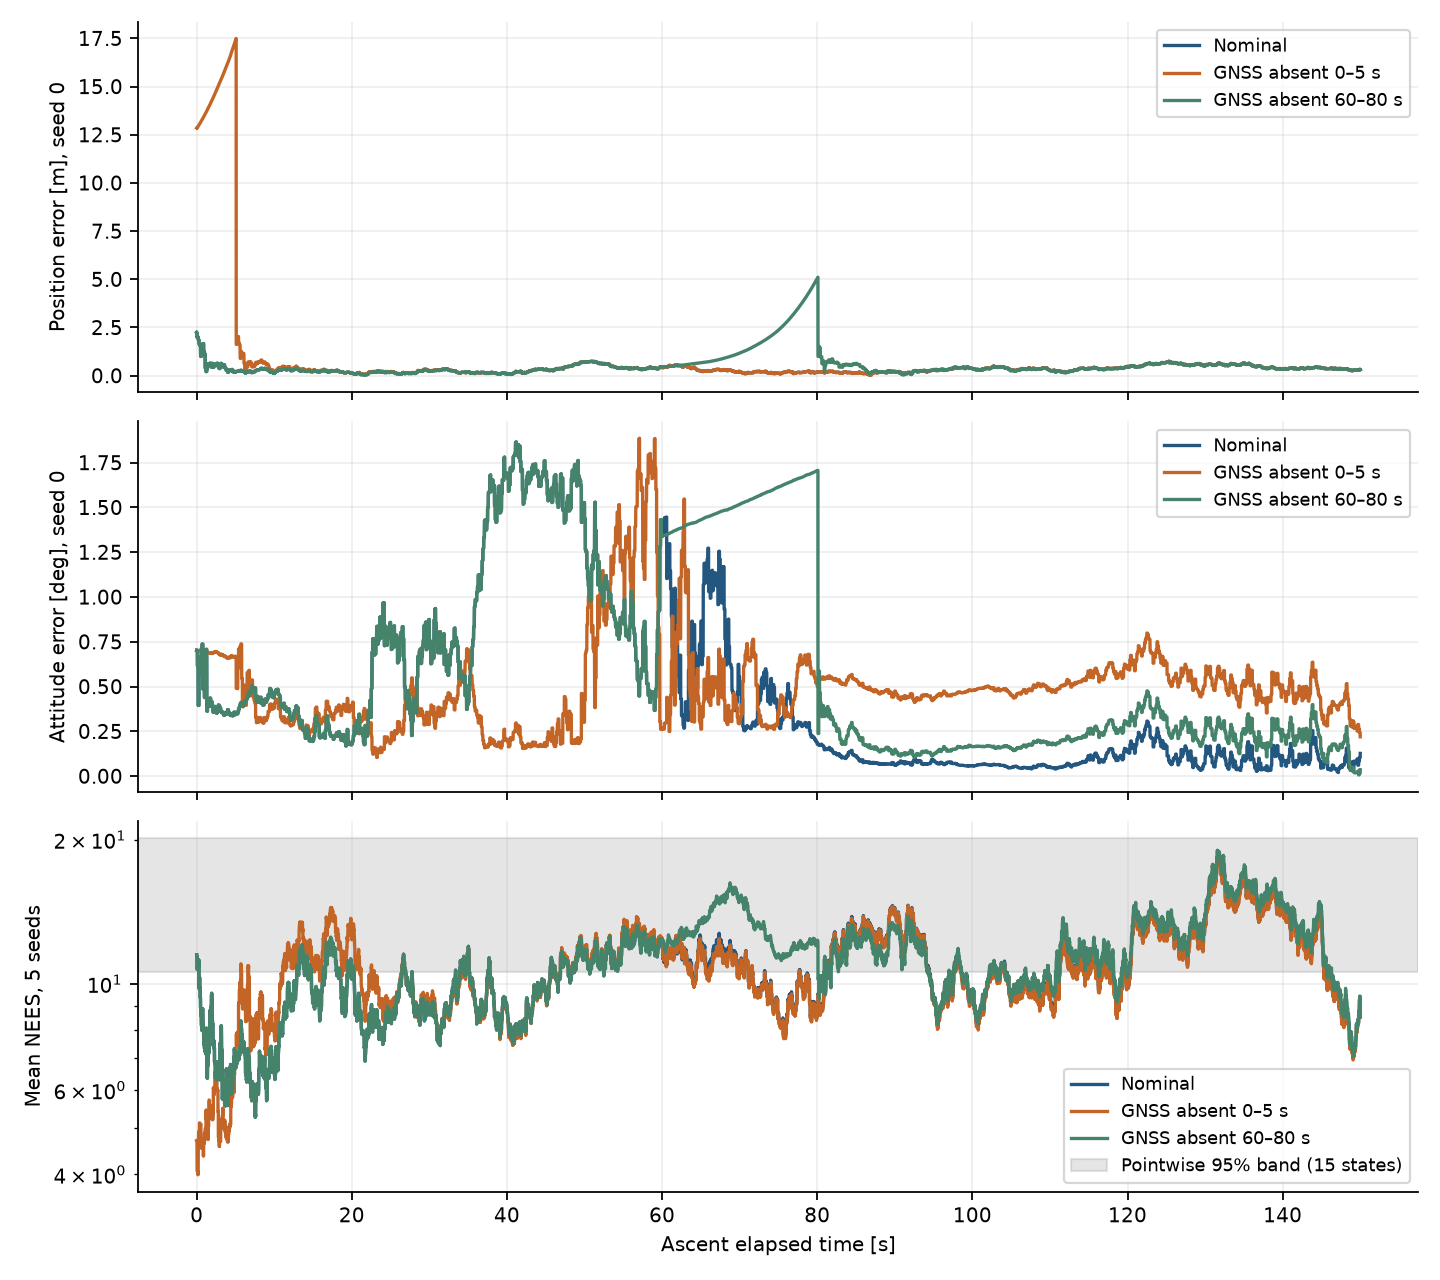

Generate this figure with Python:
"""Independent navigation stress campaign: closed-loop seeds and long native ascent replay."""

from __future__ import annotations

import copy
import json
from dataclasses import replace
from types import SimpleNamespace

import matplotlib.pyplot as plt
import numpy as np
from omegaconf import OmegaConf
from scipy.spatial.transform import Rotation
from scipy.stats import chi2

from gnc.build import build_nav
from gnc.navigation.synthetic_eskf import rot
from sim.run import run_configured
from sim.telemetry import navigation_errors, physics_arrays


def error_state(state, estimate, memory, sensor):
    attitude = Rotation.from_matrix(rot(state.q_bn) @ rot(estimate.q_bn).T).as_rotvec()
    return np.r_[
        state.r_ned - estimate.r_ned,
        state.v_ned - estimate.v_ned,
        attitude,
        sensor.bg - memory["bg"],
        sensor.ba - memory["ba"],
    ]


def run(config, statistics, output, assets):
    folder = output / "robustness"
    folder.mkdir(parents=True, exist_ok=True)
    closed = []
    for scenario, case in (
        ("project2_landing", "nominal"),
        ("flight_calibrated_landing", "nominal"),
        ("project2_landing", "startup_outage"),
    ):
        for seed in range(10):
            cfg = config(scenario, "synthetic_eskf")
            cfg.seed = seed
            if case == "startup_outage":
                cfg.gnc.navigation.gnss_outage_start = 0.0
                cfg.gnc.navigation.gnss_outage_end = 3.0
                cfg.gnc.navigation.prior_position_offset = [10.0, -8.0, 5.0]
                cfg.gnc.navigation.prior_velocity_offset = [0.5, -0.4, 0.3]
            (folder / f"{scenario}_{case}_{seed}.yaml").write_text(
                OmegaConf.to_yaml(cfg, resolve=True)
            )
            _, result = run_configured(cfg)
            row = dict(
                scenario=scenario,
                case=case,
                seed=seed,
                success=bool(result.success),
                landing_class=result.landing_class,
                speed_mps=result.landing_speed,
                miss_m=result.landing_position_error,
                tilt_deg=float(np.rad2deg(result.landing_tilt)),
                errors=statistics(navigation_errors(result.navigation)),
            )
            closed.append(row)
        print(f"Navigation seed campaign: {scenario}/{case} completed", flush=True)
    groups = []
    for scenario, case in dict.fromkeys((r["scenario"], r["case"]) for r in closed):
        rows = [r for r in closed if (r["scenario"], r["case"]) == (scenario, case)]
        groups.append(
            dict(
                scenario=scenario,
                case=case,
                n=len(rows),
                successes=sum(r["success"] for r in rows),
                speed_max_mps=max(r["speed_mps"] for r in rows),
                miss_max_m=max(r["miss_m"] for r in rows),
                position_rmse_mean_m=float(np.mean([r["errors"]["r_ned"]["rmse"] for r in rows])),
            )
        )

    # Same native 6-DOF ascent as the physics campaign, sampled at the IMU period.
    cfg = config("project2_ascent", "synthetic_eskf")
    cfg.scenario.horizon.log_dt = 0.01
    (folder / "ascent_truth_config.yaml").write_text(OmegaConf.to_yaml(cfg, resolve=True))
    _, trajectory = run_configured(cfg)
    physics = physics_arrays(trajectory)
    force = (physics["F_body_total"] + physics["F_pad_body"]) / trajectory.m[:, None]
    gyro = physics["omega_inertial_body"]
    np.savez_compressed(
        folder / "ascent_truth.npz",
        t=trajectory.t,
        r_ned=trajectory.r_ned,
        v_ned=trajectory.v_ned,
        q_bn=trajectory.q_bn,
        w_body=trajectory.w_body,
        mass=trajectory.m,
        specific_force_body=force,
        omega_inertial_body=gyro,
    )
    cases = ("nominal", "startup_5s", "outage_20s")
    records, ensembles = [], {name: [] for name in cases}
    traces = {}
    for seed in range(5):
        sensor = build_nav(cfg)
        estimators = {name: build_nav(cfg) for name in cases}
        estimators["startup_5s"].initial_position += [10.0, -8.0, 5.0]
        estimators["startup_5s"].initial_velocity += [0.5, -0.4, 0.3]
        memories = {name: {} for name in cases}
        logs = {
            name: {
                k: []
                for k in (
                    "position",
                    "velocity",
                    "attitude",
                    "rate",
                    "nees",
                    "bg",
                    "ba",
                    "P_diag",
                    "nis_gnss",
                    "nis_radar",
                )
            }
            for name in cases
        }
        sensor_log = []
        for i, t in enumerate(trajectory.t):
            state = SimpleNamespace(
                t=float(t),
                r_ned=trajectory.r_ned[i],
                v_ned=trajectory.v_ned[i],
                q_bn=trajectory.q_bn[i],
                w_body=trajectory.w_body[i],
                m=trajectory.m[i],
            )
            obs = sensor.measure(
                state, [seed, 20261110], specific_force_body=force[i], inertial_rate_body=gyro[i]
            )
            sensor_log.append(
                np.r_[
                    obs.accel_body,
                    obs.gyro_body,
                    obs.r_ned,
                    obs.v_ned,
                    obs.radar_alt_m,
                    obs.gnss_valid,
                    obs.radar_valid,
                    obs.q_bn,
                    obs.alignment_valid,
                ]
            )
            for name, nav in estimators.items():
                sample = copy.deepcopy(obs)
                if (name == "startup_5s" and t <= 5.0 + 1e-8) or (
                    name == "outage_20s" and 60.0 - 1e-8 <= t <= 80.0 + 1e-8
                ):
                    sample = replace(sample, gnss_valid=False)
                estimate, mem = nav.estimate(sample, None, memories[name])
                memories[name] = mem
                e = error_state(state, estimate, mem, sensor)
                values = dict(
                    position=np.linalg.norm(e[:3]),
                    velocity=np.linalg.norm(e[3:6]),
                    attitude=np.linalg.norm(e[6:9]),
                    rate=np.linalg.norm(estimate.w_body - state.w_body),
                    nees=float(e @ np.linalg.solve(mem["P"], e)),
                    bg=mem["bg"],
                    ba=mem["ba"],
                    P_diag=np.diag(mem["P"]),
                )
                if not np.all(np.isfinite(e)):
                    raise ValueError(f"Nonfinite ascent navigation: {name}/{seed}/{t}")
                for key, value in values.items():
                    logs[name][key].append(np.array(value, copy=True))
                for innovation in mem["innovations"]:
                    logs[name][f"nis_{innovation['channel']}"].append([t, innovation["nis"]])
        samples = np.asarray(sensor_log)
        arrays = {
            "sensor_accel_body": samples[:, :3],
            "sensor_gyro_body": samples[:, 3:6],
            "sensor_r_ned": samples[:, 6:9],
            "sensor_v_ned": samples[:, 9:12],
            "sensor_radar_alt_m": samples[:, 12],
            "sensor_gnss_valid": samples[:, 13],
            "sensor_radar_valid": samples[:, 14],
            "sensor_alignment_q": samples[:, 15:19],
            "sensor_alignment_valid": samples[:, 19],
        }
        for name in cases:
            values = {key: np.asarray(value) for key, value in logs[name].items()}
            arrays.update({f"{name}_{key}": value for key, value in values.items()})
            ensembles[name].append(values["nees"])
            if seed == 0:
                traces[name] = values
            record = dict(
                case=name,
                seed=seed,
                first_gnss_time=memories[name]["first_gnss_time"],
                initialization_source=memories[name]["initialization_source"],
                final_position_m=float(values["position"][-1]),
                final_attitude_deg=float(np.rad2deg(values["attitude"][-1])),
                initial_attitude_deg=float(np.rad2deg(values["attitude"][0])),
                minimum_covariance_diagonal=float(values["P_diag"].min()),
            )
            for key in ("position", "velocity", "attitude", "rate"):
                record[f"{key}_rmse"] = float(np.sqrt(np.mean(values[key] ** 2)))
                record[f"{key}_max"] = float(values[key].max())
            for channel in ("gnss", "radar"):
                nis = values[f"nis_{channel}"]
                record[f"nis_{channel}_mean"] = float(np.mean(nis[:, 1])) if len(nis) else None
            records.append(record)
        np.savez_compressed(folder / f"ascent_seed{seed}.npz", **arrays)
        print(f"150 s ascent navigation replay: seed {seed} completed", flush=True)
    n = 5
    limits = (chi2.ppf(0.025, 15 * n) / n, chi2.ppf(0.975, 15 * n) / n)
    summary = []
    for name in cases:
        nees = np.mean(ensembles[name], axis=0)
        rows = [r for r in records if r["case"] == name]
        summary.append(
            dict(
                case=name,
                n=n,
                duration_s=float(trajectory.t[-1]),
                position_rmse_mean_m=float(np.mean([r["position_rmse"] for r in rows])),
                velocity_rmse_mean_mps=float(np.mean([r["velocity_rmse"] for r in rows])),
                attitude_rmse_mean_deg=float(
                    np.rad2deg(np.mean([r["attitude_rmse"] for r in rows]))
                ),
                position_max_m=max(r["position_max"] for r in rows),
                mean_nees=float(np.mean(nees)),
                nees_pointwise_95_coverage=float(
                    np.mean((nees >= limits[0]) & (nees <= limits[1]))
                ),
                nis_gnss_mean=float(np.mean([r["nis_gnss_mean"] for r in rows])),
                nis_radar_mean=float(np.mean([r["nis_radar_mean"] for r in rows])),
            )
        )
    fig, axes = plt.subplots(3, 1, figsize=(9, 8), sharex=True)
    labels = {
        "nominal": "Nominal",
        "startup_5s": "GNSS absent 0–5 s",
        "outage_20s": "GNSS absent 60–80 s",
    }
    for name in cases:
        axes[0].plot(trajectory.t, traces[name]["position"], label=labels[name])
        axes[1].plot(trajectory.t, np.rad2deg(traces[name]["attitude"]), label=labels[name])
        axes[2].plot(trajectory.t, np.mean(ensembles[name], axis=0), label=labels[name])
    axes[0].set_ylabel("Position error [m], seed 0")
    axes[1].set_ylabel("Attitude error [deg], seed 0")
    axes[2].set_ylabel("Mean NEES, 5 seeds")
    axes[2].set_yscale("log")
    axes[2].axhspan(*limits, color="grey", alpha=0.2, label="Pointwise 95% band (15 states)")
    axes[2].set_xlabel("Ascent elapsed time [s]")
    for ax in axes:
        ax.grid(alpha=0.2)
        ax.legend(fontsize=8)
    fig.tight_layout()
    fig.savefig(assets / "navigation_robustness.pdf", metadata={"CreationDate": None})
    fig.savefig(assets / "navigation_robustness.png", dpi=160)
    plt.close(fig)
    lines = [
        r"\begin{tabularx}{\textwidth}{Yrrrr}\toprule",
        r"Case & Soft success & Max speed [m/s] & Max miss [m] & Mean pos. RMSE [m]\\\midrule",
    ]
    for row in groups:
        label = "Project 2" if row["scenario"] == "project2_landing" else "Calibrated"
        if row["case"] == "startup_outage":
            label += ", startup outage"
        lines.append(
            f"{label} & {row['successes']}/{row['n']} & {row['speed_max_mps']:.3f} & "
            f"{row['miss_max_m']:.3f} & {row['position_rmse_mean_m']:.3f}" + r"\\"
        )
    lines.append(r"\bottomrule\end{tabularx}")
    (assets / "navigation_robustness_table.tex").write_text("\n".join(lines) + "\n")
    lines = [
        r"\begin{tabularx}{\textwidth}{Yrrrr}\toprule",
        r"Ascent case & Pos. RMSE [m] & Vel. RMSE [m/s] & Att. RMSE [deg] & Mean NEES\\\midrule",
    ]
    for row in summary:
        label = {
            "nominal": "Nominal",
            "startup_5s": "Startup outage (5 s)",
            "outage_20s": "In-flight outage (20 s)",
        }[row["case"]]
        lines.append(
            f"{label} & {row['position_rmse_mean_m']:.3f} & "
            f"{row['velocity_rmse_mean_mps']:.3f} & {row['attitude_rmse_mean_deg']:.3f} & "
            f"{row['mean_nees']:.2f}" + r"\\"
        )
    lines.append(r"\bottomrule\end{tabularx}")
    (assets / "navigation_ascent_table.tex").write_text("\n".join(lines) + "\n")
    result = dict(
        closed_loop_runs=closed,
        closed_loop_summary=groups,
        ascent_runs=records,
        ascent_summary=summary,
        nees_pointwise_95_limits=limits,
        conventions="Means over seeds; NEES bands are pointwise ensemble bands, "
        "not independent tests over correlated time samples. Constant injected biases; "
        "all channels retain modeled noise and 1 degree alignment uncertainty.",
    )
    (folder / "summary.json").write_text(json.dumps(result, indent=2, allow_nan=False) + "\n")
    return result
